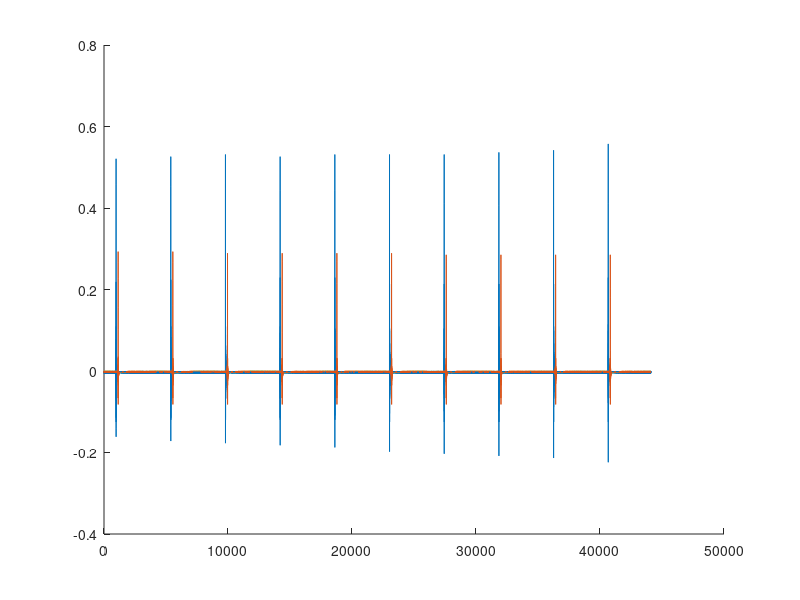
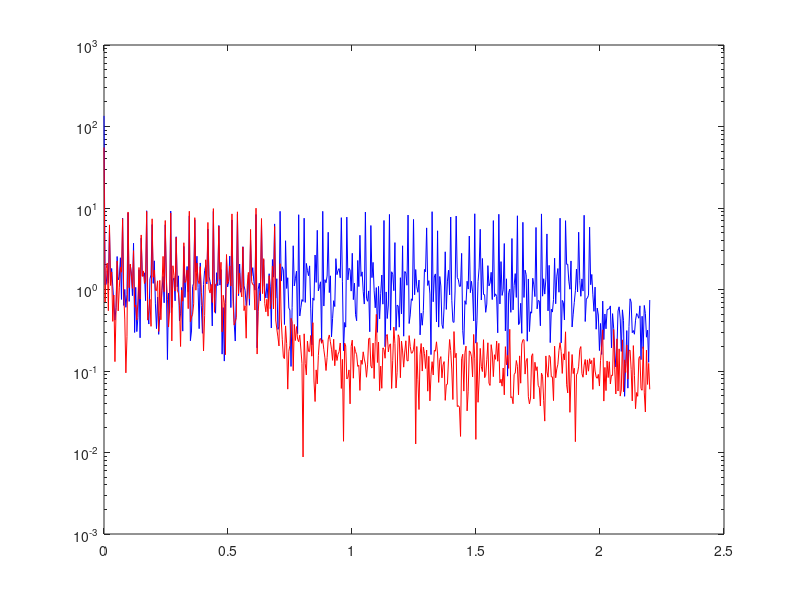

The MATLAB script that drew these images, in order:
clear all, close all
load tren_h.mat
figure(1), hold on
plot(h1)
plot(h2), hold off
fs=4410; 

[H1 f1] = freqz(h1,[1],500,fs);
[H2 f2] = freqz(h2,[1],500,fs);

figure(2)
f1=f1/1000;%en khz
semilogy(f1,abs(H1),'b');hold on, %pintamos módulo
f2=f2/1000;%en khz
semilogy(f2, abs(H2), 'r'), hold off

